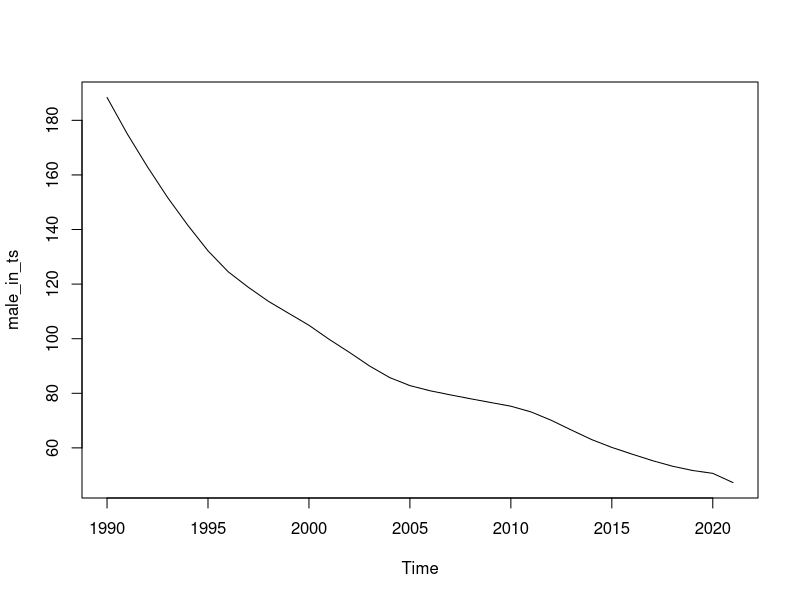
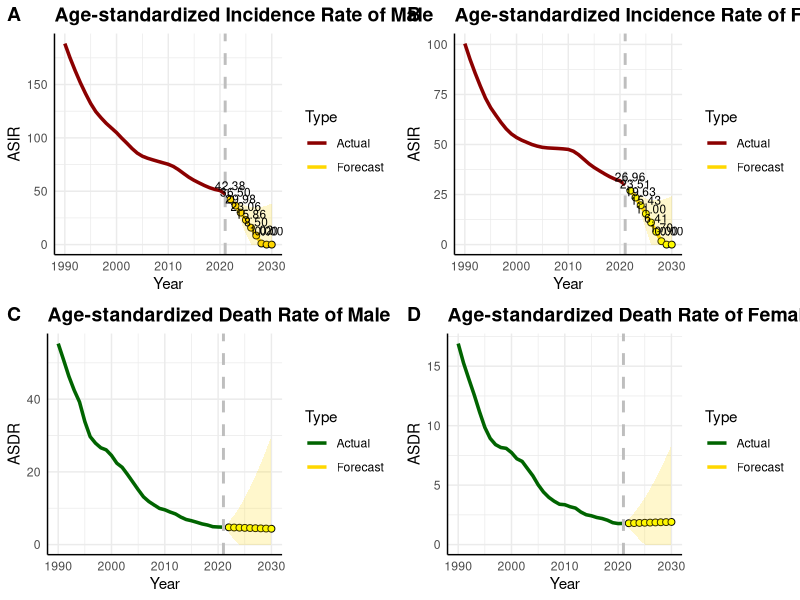

Source code (R) for these figures, in order:
library(forecast)
library(ggplot2)
library(readxl)
library(ggpubr)

# Clear the workspace environment
rm(list=ls())

##### 1. Male ASIR (Age-standardized Incidence Rate) Data Import #####
# Read the specific sheet for male incidence
male_in <- read_excel("TB/ARIMA-korea.xlsx", sheet = 2)
# Convert to time series object starting from 1990
male_in_ts <- ts(male_in$val, start = 1990, frequency = 1)
plot(male_in_ts)

# Fit the ARIMA model automatically
fit1 <- auto.arima(male_in_ts)
fit1
summary(fit1)

# Generate forecast for the next 9 years and handle non-negative constraints
forecasted_values1 <- forecast(fit1, h = 9)
forecasted_values1$mean[forecasted_values1$mean < 0] <- 0
forecasted_values1$lower[forecasted_values1$lower < 0] <- 0
forecasted_values1$upper[forecasted_values1$upper < 0] <- 0

# Convert forecast results into a data frame for plotting
forecast_df1 <- data.frame(
  Year = c(time(male_in_ts), time(forecasted_values1$mean)),
  Value = c(as.numeric(male_in_ts), as.numeric(forecasted_values1$mean)),
  Type = c(rep("Actual", length(male_in_ts)), rep("Forecast", length(forecasted_values1$mean)))
)

# Visualize the forecast results
p1 <- ggplot() +
  geom_line(data = forecast_df1, aes(x = Year, y = Value, color = Type), size = 1.2) +
  geom_point(data = forecast_df1[forecast_df1$Type == "Forecast", ], 
             aes(x = Year, y = Value, color = Type), size = 2, shape = 21, 
             fill = "#FFD700", color = "black", stroke = 0.5) +
  # Add 95% Confidence Interval ribbon
  geom_ribbon(data = data.frame(
    Year = time(forecasted_values1$mean),
    ymin = forecasted_values1$lower[,2],
    ymax = forecasted_values1$upper[,2]
  ), aes(x = Year, ymin = ymin, ymax = ymax), fill = "#FFD700", alpha = 0.2) +
  # Add a vertical line to indicate the start of the forecast period
  geom_vline(xintercept = 2021, linetype = "dashed", color = "grey", size = 1) +
  scale_color_manual(values = c("Actual" = "#8B0000", "Forecast" = "#FFD700")) +
  labs(title = "Age-standardized Incidence Rate of Male", x = "Year", y = "ASIR") +
  theme_minimal() +
  theme(axis.line = element_line(color = "black"),
        plot.title = element_text(hjust = 0, vjust = 1, face = "bold", size = 14)) +
  # Annotate forecast points with values
  geom_text(data = forecast_df1[forecast_df1$Type == "Forecast", ],
            aes(x = Year, y = Value, label = sprintf("%.2f", Value)),
            vjust = -1, color = "black", size = 3)

##### 2. Female ASIR Data Import #####
female_in <- read_excel("TB/ARIMA-korea.xlsx", sheet = 1)
female_in_ts <- ts(female_in$val, start = 1990, frequency = 1)

fit2 <- auto.arima(female_in_ts)
forecasted_values2 <- forecast(fit2, h = 9)

# Post-process forecast to ensure non-negative values
forecasted_values2$mean[forecasted_values2$mean < 0] <- 0
forecasted_values2$lower[forecasted_values2$lower < 0] <- 0
forecasted_values2$upper[forecasted_values2$upper < 0] <- 0

forecast_df2 <- data.frame(
  Year = c(time(female_in_ts), time(forecasted_values2$mean)),
  Value = c(as.numeric(female_in_ts), as.numeric(forecasted_values2$mean)),
  Type = c(rep("Actual", length(female_in_ts)), rep("Forecast", length(forecasted_values2$mean)))
)

p2 <- ggplot() +
  geom_line(data = forecast_df2, aes(x = Year, y = Value, color = Type), size = 1.2) +
  geom_point(data = forecast_df2[forecast_df2$Type == "Forecast", ], aes(x = Year, y = Value, color = Type), size = 2, shape = 21, fill = "yellow", color = "black", stroke = 0.5) +
  geom_ribbon(data = data.frame(
    Year = time(forecasted_values2$mean),
    ymin = forecasted_values2$lower[,2],
    ymax = forecasted_values2$upper[,2]
  ), aes(x = Year, ymin = ymin, ymax = ymax), fill = "#FFD700", alpha = 0.2) +
  geom_vline(xintercept = 2021, linetype = "dashed", color = "grey", size = 1) +
  scale_color_manual(values = c("Actual" = "#8B0000", "Forecast" = "#FFD700")) +
  labs(title = "Age-standardized Incidence Rate of Female", x = "Year", y = "ASIR") +
  theme_minimal() +
  theme(axis.line = element_line(color = "black"),
        plot.title = element_text(hjust = 0, vjust = 1, face = "bold", size = 14)) +
  geom_text(data = forecast_df2[forecast_df2$Type == "Forecast", ], # Fixed logic error in original label reference
            aes(x = Year, y = Value, label = sprintf("%.2f", Value)),
            vjust = -1, color = "black", size = 3)

##### 3. Male ASDR (Age-standardized Death Rate) Data Import #####
male_de <- read_excel("TB/ARIMA-korea.xlsx", sheet = 4)
male_de_ts <- ts(male_de$val, start = 1990, frequency = 1)

fit3 <- auto.arima(male_de_ts)
forecasted_values3 <- forecast(fit3, h = 9)
forecasted_values3$mean[forecasted_values3$mean < 0] <- 0
forecasted_values3$lower[forecasted_values3$lower < 0] <- 0
forecasted_values3$upper[forecasted_values3$upper < 0] <- 0

forecast_df3 <- data.frame(
  Year = c(time(male_de_ts), time(forecasted_values3$mean)),
  Value = c(as.numeric(male_de_ts), as.numeric(forecasted_values3$mean)),
  Type = c(rep("Actual", length(male_de_ts)), rep("Forecast", length(forecasted_values3$mean)))
)

p3 <- ggplot() +
  geom_line(data = forecast_df3, aes(x = Year, y = Value, color = Type), size = 1.2) +
  geom_point(data = forecast_df3[forecast_df3$Type == "Forecast", ], aes(x = Year, y = Value, color = Type), size = 2, shape = 21, fill = "yellow", color = "black", stroke = 0.5) +
  geom_ribbon(data = data.frame(
    Year = time(forecasted_values3$mean),
    ymin = forecasted_values3$lower[,2],
    ymax = forecasted_values3$upper[,2]
  ), aes(x = Year, ymin = ymin, ymax = ymax), fill = "#FFD700", alpha = 0.2) +
  geom_vline(xintercept = 2021, linetype = "dashed", color = "grey", size = 1) +
  scale_color_manual(values = c("Actual" = "#006400", "Forecast" = "#FFD700")) +
  labs(title = "Age-standardized Death Rate of Male", x = "Year", y = "ASDR") +
  theme_minimal() +
  theme(axis.line = element_line(color = "black"),
        plot.title = element_text(hjust = 0, vjust = 1, face = "bold", size = 14))

##### 4. Female ASDR Data Import #####
female_de <- read_excel("TB/ARIMA-korea.xlsx", sheet = 3)
female_de_ts <- ts(female_de$val, start = 1990, frequency = 1)

fit4 <- auto.arima(female_de_ts)
forecasted_values4 <- forecast(fit4, h = 9)
forecasted_values4$mean[forecasted_values4$mean < 0] <- 0
forecasted_values4$lower[forecasted_values4$lower < 0] <- 0
forecasted_values4$upper[forecasted_values4$upper < 0] <- 0

forecast_df4 <- data.frame(
  Year = c(time(female_de_ts), time(forecasted_values4$mean)),
  Value = c(as.numeric(female_de_ts), as.numeric(forecasted_values4$mean)),
  Type = c(rep("Actual", length(female_de_ts)), rep("Forecast", length(forecasted_values4$mean)))
)

p4 <- ggplot() +
  geom_line(data = forecast_df4, aes(x = Year, y = Value, color = Type), size = 1.2) +
  geom_point(data = forecast_df4[forecast_df4$Type == "Forecast", ], aes(x = Year, y = Value, color = Type), size = 2, shape = 21, fill = "yellow", color = "black", stroke = 0.5) +
  geom_ribbon(data = data.frame(
    Year = time(forecasted_values4$mean),
    ymin = forecasted_values4$lower[,2],
    ymax = forecasted_values4$upper[,2]
  ), aes(x = Year, ymin = ymin, ymax = ymax), fill = "#FFD700", alpha = 0.2) +
  geom_vline(xintercept = 2021, linetype = "dashed", color = "grey", size = 1) +
  scale_color_manual(values = c("Actual" = "#006400", "Forecast" = "#FFD700")) +
  labs(title = "Age-standardized Death Rate of Female", x = "Year", y = "ASDR") +
  theme_minimal() +
  theme(axis.line = element_line(color = "black"),
        plot.title = element_text(hjust = 0, vjust = 1, face = "bold", size = 14))

# Combine all four plots into one multi-panel figure
ggarrange(p1, p2, p3, p4, labels = c("A", "B", "C", "D"), ncol = 2, nrow = 2)


############################# Supplementary Table Generation ################################

library(dplyr)

# Summary: Combine all forecast results into a single table for export
# (Processing steps for fits 1-4 are repeated here to create the combined data frame)

all_forecasts <- bind_rows(forecast_df1, forecast_df2, forecast_df3, forecast_df4) %>%
  mutate(Gender = rep(c("Male", "Female", "Male", "Female"), each = nrow(forecast_df1)),
         Indicator = rep(c("ASIR", "ASIR", "ASDR", "ASDR"), each = nrow(forecast_df1)))

# Export the combined actual and forecast results to a CSV file
write.csv(all_forecasts, "korea_forecast_results.csv", row.names = FALSE)